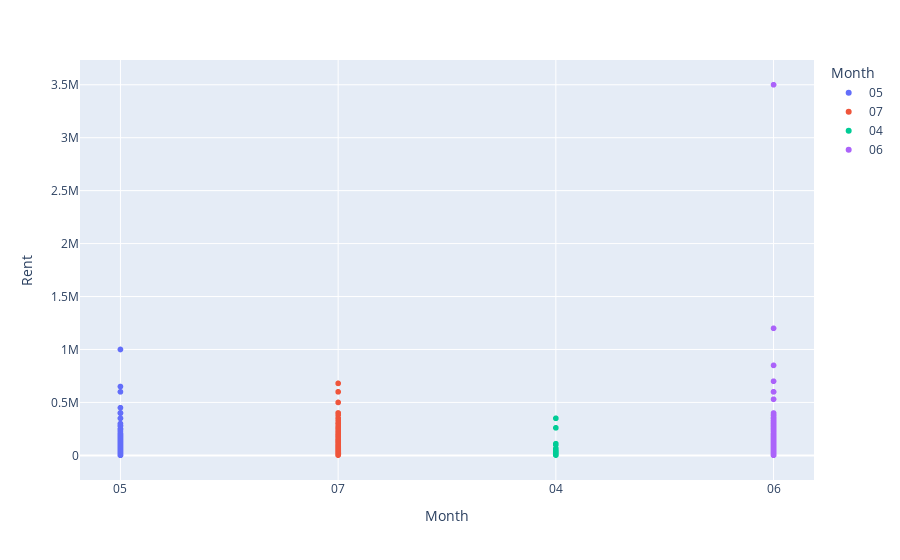

Here is the notebook cell this chart was saved with:
### Markdown cell above
#### Posted On 변수 분석

### Code cell
month = []
for i in range(len(df)):
    month.append(df["Posted On"][i][5:7])

df["Month"] = month

df.drop(columns = ["Posted On"], axis = 1, inplace = True)
print(df["Month"].value_counts().sort_values())

fig = px.scatter(df,
                 x='Month',
                 y='Rent',
                 color='Month')
fig.show()
df.drop(columns = ["Month"], axis = 1, inplace = True)

### Figure 1 — Plotly figure (JSON) as saved in the notebook; plotly's stock layout.template omitted (floating-point values rounded to 4 significant figures; data arrays with more than 128 entries replaced by an {"elided": "..."} marker saying what was removed)
{"data": [{"hovertemplate": "Month=%{x}<br>Rent=%{y}<extra></extra>", "legendgroup": "05", "marker": {"color": "#636efa", "symbol": "circle"}, "mode": "markers", "name": "05", "showlegend": true, "type": "scattergl", "x": {"elided": "1679 str values"}, "xaxis": "x", "y": {"elided": "1679 int values"}, "yaxis": "y"}, {"hovertemplate": "Month=%{x}<br>Rent=%{y}<extra></extra>", "legendgroup": "07", "marker": {"color": "#EF553B", "symbol": "circle"}, "mode": "markers", "name": "07", "showlegend": true, "type": "scattergl", "x": {"elided": "978 str values"}, "xaxis": "x", "y": {"elided": "978 int values"}, "yaxis": "y"}, {"hovertemplate": "Month=%{x}<br>Rent=%{y}<extra></extra>", "legendgroup": "04", "marker": {"color": "#00cc96", "symbol": "circle"}, "mode": "markers", "name": "04", "showlegend": true, "type": "scattergl", "x": {"elided": "228 str values"}, "xaxis": "x", "y": {"elided": "228 int values"}, "yaxis": "y"}, {"hovertemplate": "Month=%{x}<br>Rent=%{y}<extra></extra>", "legendgroup": "06", "marker": {"color": "#ab63fa", "symbol": "circle"}, "mode": "markers", "name": "06", "showlegend": true, "type": "scattergl", "x": {"elided": "1857 str values"}, "xaxis": "x", "y": {"elided": "1857 int values"}, "yaxis": "y"}], "layout": {"legend": {"title": {"text": "Month"}, "tracegroupgap": 0}, "margin": {"t": 60}, "xaxis": {"anchor": "y", "categoryarray": ["05", "07", "04", "06"], "categoryorder": "array", "domain": [0, 1], "title": {"text": "Month"}}, "yaxis": {"anchor": "x", "domain": [0, 1], "title": {"text": "Rent"}}}}
